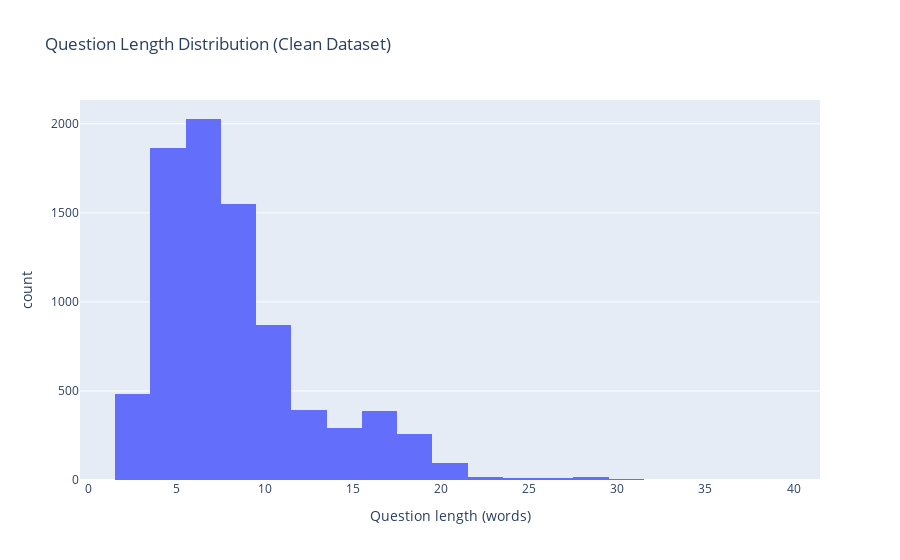

Source (notebook cell):
### Markdown cell above
To better understand this distribution, we visualize:

1. **Histogram of question lengths** (`question_len`)  
   - Most questions are relatively short (around 5–15 words),  
     with a long tail of longer grammatical questions.

2. **Histogram of answer lengths** (`answer_len`)  
   - Answers are generally longer than questions, often between 8–25 words,  
     with some very long explanatory answers above 100 words.

3. **Scatter plot of `question_len` vs. `answer_len`**  
   - Shows the relationship between question and answer length for each pair.  
   - Most points cluster in the region of short-to-medium questions with longer answers,  
     while a few outliers correspond to very long questions or answers.

These length-based insights will help the team tune the language model  
(e.g., context window size, maximum sequence length, and training strategy).

### Code cell
# 4) Histogram – Question length
fig_q = px.histogram(
    df,
    x="question_len",
    nbins=30,
    title="Question Length Distribution (Clean Dataset)",
    labels={"question_len": "Question length (words)", "count": "Number of questions"}
)
fig_q.show()

### Figure 1 — Plotly figure (JSON) as saved in the notebook; plotly's stock layout.template omitted (floating-point values rounded to 4 significant figures; data arrays with more than 128 entries replaced by an {"elided": "..."} marker saying what was removed)
{"data": [{"bingroup": "x", "hovertemplate": "Question length (words)=%{x}<br>count=%{y}<extra></extra>", "legendgroup": "", "marker": {"color": "#636efa", "pattern": {"shape": ""}}, "name": "", "nbinsx": 30, "orientation": "v", "showlegend": false, "type": "histogram", "x": {"elided": "8294 int values"}, "xaxis": "x", "yaxis": "y"}], "layout": {"barmode": "relative", "legend": {"tracegroupgap": 0}, "title": {"text": "Question Length Distribution (Clean Dataset)"}, "xaxis": {"anchor": "y", "domain": [0, 1], "title": {"text": "Question length (words)"}}, "yaxis": {"anchor": "x", "domain": [0, 1], "title": {"text": "count"}}}}
